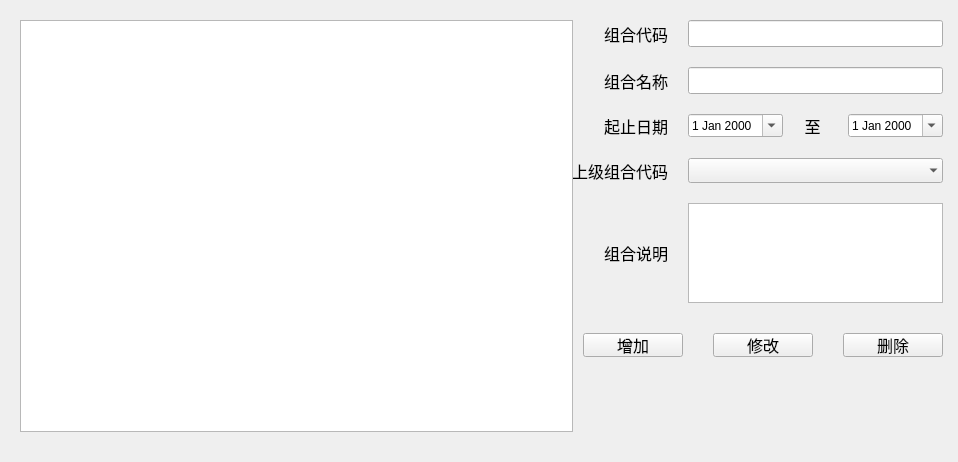
<?xml version="1.0" encoding="UTF-8"?>
<ui version="4.0">
 <class>ParaMgrUnion</class>
 <widget class="QWidget" name="ParaMgrUnion">
  <property name="geometry">
   <rect>
    <x>0</x>
    <y>0</y>
    <width>958</width>
    <height>462</height>
   </rect>
  </property>
  <property name="minimumSize">
   <size>
    <width>0</width>
    <height>0</height>
   </size>
  </property>
  <property name="windowTitle">
   <string>ParaMgrUnion</string>
  </property>
  <layout class="QHBoxLayout" name="horizontalLayout_9" stretch="3,2">
   <property name="spacing">
    <number>0</number>
   </property>
   <property name="leftMargin">
    <number>20</number>
   </property>
   <property name="topMargin">
    <number>20</number>
   </property>
   <property name="rightMargin">
    <number>15</number>
   </property>
   <property name="bottomMargin">
    <number>30</number>
   </property>
   <item>
    <widget class="QTreeView" name="treeView">
     <property name="sizePolicy">
      <sizepolicy hsizetype="Expanding" vsizetype="Expanding">
       <horstretch>0</horstretch>
       <verstretch>0</verstretch>
      </sizepolicy>
     </property>
     <property name="minimumSize">
      <size>
       <width>300</width>
       <height>0</height>
      </size>
     </property>
     <property name="maximumSize">
      <size>
       <width>16777215</width>
       <height>16777215</height>
      </size>
     </property>
     <property name="sizeAdjustPolicy">
      <enum>QAbstractScrollArea::AdjustIgnored</enum>
     </property>
     <property name="editTriggers">
      <set>QAbstractItemView::NoEditTriggers</set>
     </property>
     <attribute name="headerCascadingSectionResizes">
      <bool>false</bool>
     </attribute>
     <attribute name="headerDefaultSectionSize">
      <number>110</number>
     </attribute>
    </widget>
   </item>
   <item>
    <widget class="QWidget" name="rightWidget" native="true">
     <property name="sizePolicy">
      <sizepolicy hsizetype="Expanding" vsizetype="Preferred">
       <horstretch>0</horstretch>
       <verstretch>0</verstretch>
      </sizepolicy>
     </property>
     <property name="minimumSize">
      <size>
       <width>0</width>
       <height>0</height>
      </size>
     </property>
     <property name="maximumSize">
      <size>
       <width>16777215</width>
       <height>16777215</height>
      </size>
     </property>
     <layout class="QVBoxLayout" name="verticalLayout">
      <property name="spacing">
       <number>20</number>
      </property>
      <property name="leftMargin">
       <number>0</number>
      </property>
      <property name="topMargin">
       <number>0</number>
      </property>
      <property name="rightMargin">
       <number>0</number>
      </property>
      <property name="bottomMargin">
       <number>0</number>
      </property>
      <item>
       <layout class="QHBoxLayout" name="horizontalLayout_8">
        <property name="spacing">
         <number>20</number>
        </property>
        <item>
         <widget class="QLabel" name="label_portcode">
          <property name="minimumSize">
           <size>
            <width>95</width>
            <height>0</height>
           </size>
          </property>
          <property name="maximumSize">
           <size>
            <width>95</width>
            <height>16777215</height>
           </size>
          </property>
          <property name="font">
           <font>
            <pointsize>12</pointsize>
           </font>
          </property>
          <property name="text">
           <string>组合代码</string>
          </property>
          <property name="alignment">
           <set>Qt::AlignRight|Qt::AlignTrailing|Qt::AlignVCenter</set>
          </property>
         </widget>
        </item>
        <item>
         <widget class="QLineEdit" name="lineEdit_portcode">
          <property name="font">
           <font>
            <pointsize>12</pointsize>
           </font>
          </property>
         </widget>
        </item>
       </layout>
      </item>
      <item>
       <layout class="QHBoxLayout" name="horizontalLayout_7">
        <property name="spacing">
         <number>20</number>
        </property>
        <item>
         <widget class="QLabel" name="label_portname">
          <property name="minimumSize">
           <size>
            <width>95</width>
            <height>0</height>
           </size>
          </property>
          <property name="maximumSize">
           <size>
            <width>95</width>
            <height>16777215</height>
           </size>
          </property>
          <property name="font">
           <font>
            <pointsize>12</pointsize>
           </font>
          </property>
          <property name="text">
           <string>组合名称</string>
          </property>
          <property name="alignment">
           <set>Qt::AlignRight|Qt::AlignTrailing|Qt::AlignVCenter</set>
          </property>
         </widget>
        </item>
        <item>
         <widget class="QLineEdit" name="lineEdit_portname">
          <property name="font">
           <font>
            <pointsize>12</pointsize>
           </font>
          </property>
         </widget>
        </item>
       </layout>
      </item>
      <item>
       <layout class="QHBoxLayout" name="horizontalLayout_6">
        <property name="spacing">
         <number>0</number>
        </property>
        <item>
         <layout class="QHBoxLayout" name="horizontalLayout_4">
          <property name="spacing">
           <number>20</number>
          </property>
          <item>
           <widget class="QLabel" name="label_datebegin">
            <property name="minimumSize">
             <size>
              <width>95</width>
              <height>0</height>
             </size>
            </property>
            <property name="maximumSize">
             <size>
              <width>95</width>
              <height>16777215</height>
             </size>
            </property>
            <property name="font">
             <font>
              <pointsize>12</pointsize>
             </font>
            </property>
            <property name="text">
             <string>起止日期</string>
            </property>
            <property name="alignment">
             <set>Qt::AlignRight|Qt::AlignTrailing|Qt::AlignVCenter</set>
            </property>
           </widget>
          </item>
          <item>
           <widget class="QDateEdit" name="dateEdit_datebegin">
            <property name="sizePolicy">
             <sizepolicy hsizetype="Preferred" vsizetype="Fixed">
              <horstretch>0</horstretch>
              <verstretch>0</verstretch>
             </sizepolicy>
            </property>
            <property name="minimumSize">
             <size>
              <width>0</width>
              <height>0</height>
             </size>
            </property>
            <property name="maximumSize">
             <size>
              <width>16777215</width>
              <height>16777215</height>
             </size>
            </property>
            <property name="calendarPopup">
             <bool>true</bool>
            </property>
           </widget>
          </item>
         </layout>
        </item>
        <item>
         <layout class="QHBoxLayout" name="horizontalLayout_5" stretch="0,0">
          <property name="spacing">
           <number>6</number>
          </property>
          <item>
           <widget class="QLabel" name="label_dateend">
            <property name="sizePolicy">
             <sizepolicy hsizetype="Preferred" vsizetype="Preferred">
              <horstretch>0</horstretch>
              <verstretch>0</verstretch>
             </sizepolicy>
            </property>
            <property name="font">
             <font>
              <pointsize>12</pointsize>
             </font>
            </property>
            <property name="text">
             <string>至</string>
            </property>
            <property name="alignment">
             <set>Qt::AlignCenter</set>
            </property>
           </widget>
          </item>
          <item>
           <widget class="QDateEdit" name="dateEdit_dateend">
            <property name="sizePolicy">
             <sizepolicy hsizetype="Preferred" vsizetype="Fixed">
              <horstretch>0</horstretch>
              <verstretch>0</verstretch>
             </sizepolicy>
            </property>
            <property name="minimumSize">
             <size>
              <width>0</width>
              <height>0</height>
             </size>
            </property>
            <property name="maximumSize">
             <size>
              <width>16777215</width>
              <height>16777215</height>
             </size>
            </property>
            <property name="calendarPopup">
             <bool>true</bool>
            </property>
           </widget>
          </item>
         </layout>
        </item>
       </layout>
      </item>
      <item>
       <layout class="QHBoxLayout" name="horizontalLayout_3">
        <property name="spacing">
         <number>20</number>
        </property>
        <item>
         <widget class="QLabel" name="label_parentcode">
          <property name="sizePolicy">
           <sizepolicy hsizetype="Fixed" vsizetype="Preferred">
            <horstretch>0</horstretch>
            <verstretch>0</verstretch>
           </sizepolicy>
          </property>
          <property name="minimumSize">
           <size>
            <width>95</width>
            <height>0</height>
           </size>
          </property>
          <property name="maximumSize">
           <size>
            <width>95</width>
            <height>16777215</height>
           </size>
          </property>
          <property name="font">
           <font>
            <pointsize>12</pointsize>
           </font>
          </property>
          <property name="text">
           <string>上级组合代码</string>
          </property>
          <property name="alignment">
           <set>Qt::AlignRight|Qt::AlignTrailing|Qt::AlignVCenter</set>
          </property>
         </widget>
        </item>
        <item>
         <widget class="QComboBox" name="comboBox_parentcode">
          <property name="sizePolicy">
           <sizepolicy hsizetype="Preferred" vsizetype="Fixed">
            <horstretch>0</horstretch>
            <verstretch>0</verstretch>
           </sizepolicy>
          </property>
          <property name="font">
           <font>
            <pointsize>12</pointsize>
           </font>
          </property>
          <property name="frame">
           <bool>false</bool>
          </property>
         </widget>
        </item>
       </layout>
      </item>
      <item>
       <layout class="QHBoxLayout" name="horizontalLayout_2">
        <property name="spacing">
         <number>20</number>
        </property>
        <item>
         <widget class="QLabel" name="label">
          <property name="minimumSize">
           <size>
            <width>95</width>
            <height>0</height>
           </size>
          </property>
          <property name="maximumSize">
           <size>
            <width>95</width>
            <height>16777215</height>
           </size>
          </property>
          <property name="font">
           <font>
            <pointsize>12</pointsize>
           </font>
          </property>
          <property name="text">
           <string>组合说明</string>
          </property>
          <property name="alignment">
           <set>Qt::AlignRight|Qt::AlignTrailing|Qt::AlignVCenter</set>
          </property>
         </widget>
        </item>
        <item>
         <widget class="QTextEdit" name="textEdit">
          <property name="minimumSize">
           <size>
            <width>0</width>
            <height>100</height>
           </size>
          </property>
          <property name="maximumSize">
           <size>
            <width>16777215</width>
            <height>100</height>
           </size>
          </property>
         </widget>
        </item>
       </layout>
      </item>
      <item>
       <layout class="QHBoxLayout" name="horizontalLayout">
        <property name="spacing">
         <number>30</number>
        </property>
        <property name="leftMargin">
         <number>10</number>
        </property>
        <property name="topMargin">
         <number>10</number>
        </property>
        <item>
         <spacer name="horizontalSpacer_4">
          <property name="orientation">
           <enum>Qt::Horizontal</enum>
          </property>
          <property name="sizeHint" stdset="0">
           <size>
            <width>40</width>
            <height>20</height>
           </size>
          </property>
         </spacer>
        </item>
        <item>
         <widget class="QPushButton" name="pushButton_add">
          <property name="minimumSize">
           <size>
            <width>100</width>
            <height>24</height>
           </size>
          </property>
          <property name="maximumSize">
           <size>
            <width>100</width>
            <height>24</height>
           </size>
          </property>
          <property name="font">
           <font>
            <pointsize>12</pointsize>
           </font>
          </property>
          <property name="text">
           <string>增加</string>
          </property>
         </widget>
        </item>
        <item>
         <widget class="QPushButton" name="pushButton_modify">
          <property name="minimumSize">
           <size>
            <width>100</width>
            <height>24</height>
           </size>
          </property>
          <property name="maximumSize">
           <size>
            <width>100</width>
            <height>24</height>
           </size>
          </property>
          <property name="font">
           <font>
            <pointsize>12</pointsize>
           </font>
          </property>
          <property name="text">
           <string>修改</string>
          </property>
         </widget>
        </item>
        <item>
         <widget class="QPushButton" name="pushButton_delete">
          <property name="minimumSize">
           <size>
            <width>100</width>
            <height>24</height>
           </size>
          </property>
          <property name="maximumSize">
           <size>
            <width>100</width>
            <height>24</height>
           </size>
          </property>
          <property name="font">
           <font>
            <pointsize>12</pointsize>
           </font>
          </property>
          <property name="text">
           <string>删除</string>
          </property>
         </widget>
        </item>
        <item>
         <spacer name="horizontalSpacer_3">
          <property name="orientation">
           <enum>Qt::Horizontal</enum>
          </property>
          <property name="sizeHint" stdset="0">
           <size>
            <width>40</width>
            <height>20</height>
           </size>
          </property>
         </spacer>
        </item>
       </layout>
      </item>
      <item>
       <spacer name="verticalSpacer">
        <property name="orientation">
         <enum>Qt::Vertical</enum>
        </property>
        <property name="sizeHint" stdset="0">
         <size>
          <width>20</width>
          <height>40</height>
         </size>
        </property>
       </spacer>
      </item>
     </layout>
    </widget>
   </item>
  </layout>
 </widget>
 <layoutdefault spacing="6" margin="11"/>
 <resources/>
 <connections/>
</ui>
